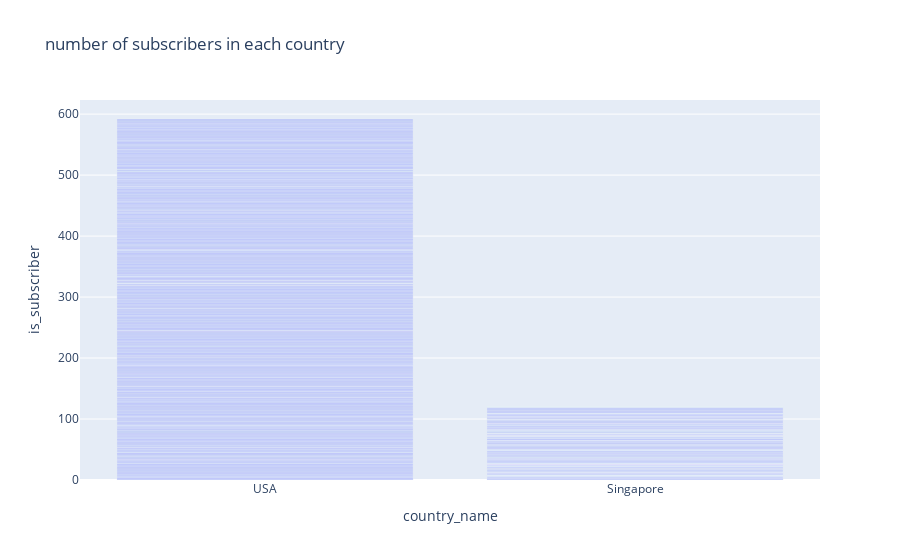

Notebook code cell kept with this figure:
### Code cell
fig=px.bar(df,x='country_name',y='is_subscriber',title='number of subscribers in each country')

fig.show()

### Figure 1 — Plotly figure (JSON) as saved in the notebook; plotly's stock layout.template omitted (floating-point values rounded to 4 significant figures; data arrays with more than 128 entries replaced by an {"elided": "..."} marker saying what was removed)
{"data": [{"alignmentgroup": "True", "hovertemplate": "country_name=%{x}<br>is_subscriber=%{y}<extra></extra>", "legendgroup": "", "marker": {"color": "#636efa"}, "name": "", "offsetgroup": "", "orientation": "v", "showlegend": false, "textposition": "auto", "type": "bar", "x": {"elided": "1000 str values"}, "xaxis": "x", "y": {"elided": "1000 int values"}, "yaxis": "y"}], "layout": {"barmode": "relative", "legend": {"tracegroupgap": 0}, "title": {"text": "number of subscribers in each country"}, "xaxis": {"anchor": "y", "domain": [0, 1], "title": {"text": "country_name"}}, "yaxis": {"anchor": "x", "domain": [0, 1], "title": {"text": "is_subscriber"}}}}
